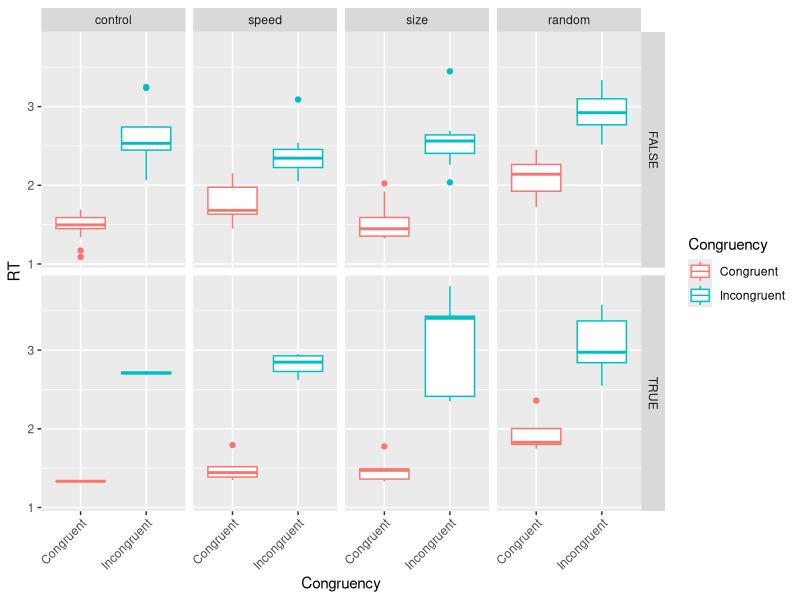

This chart was generated by the following R code:
## ---- chunk 1
library(tidyverse)
## ---- chunk 2
results <- 
  read_csv("data/stroopsim.csv",
           col_types = cols(.default = col_double()))

head(results) %>%
  knitr::kable()
## ---- chunk 3
results <- 
  results %>%
  rename(errorsCongruent = "@#errorsCong",
         errorsIncongruent = "@#errorsInco")

head(results) %>%
  select(sex, Condition, errorsCongruent, errorsIncongruent) %>% 
  knitr::kable()
## ---- chunk 4
results <- 
  results %>%
  mutate(HabitNr = 1:n()) %>%
  relocate(HabitNr)

head(results) %>%
  knitr::kable()
## ---- chunk 5
results <-
  results %>%
  mutate(sex = factor(sex, levels = c(1, 2), labels = c("female", "male")),
         Condition = factor(Condition, levels = c(0, 1, 2, 3), labels = c("control", "speed", "size", "random")),
         IncongruentFirst = as.logical(IncongruentFirst))

head(results) %>%
  knitr::kable()
## ---- chunk 6
rt <- 
  results %>%
  select(HabitNr, Condition, IncongruentFirst, ReactiontimemeanCong, ReactiontimemeanInco) %>%
  pivot_longer(cols = c(ReactiontimemeanCong, ReactiontimemeanInco), 
               names_to = "Congruency",
               values_to = "RT") %>%
  mutate(Congruency = factor(Congruency, 
                             levels = c("ReactiontimemeanCong", "ReactiontimemeanInco"),
                             labels = c("Congruent", "Incongruent")))

head(rt) %>%
  knitr::kable()
## ---- chunk 7
ggplot(rt, aes(x = Congruency, y=RT, color=Congruency)) + 
  geom_boxplot() +
  facet_grid(IncongruentFirst ~ Condition) + 
  theme(axis.text.x = element_text(angle = 45, hjust=1))
